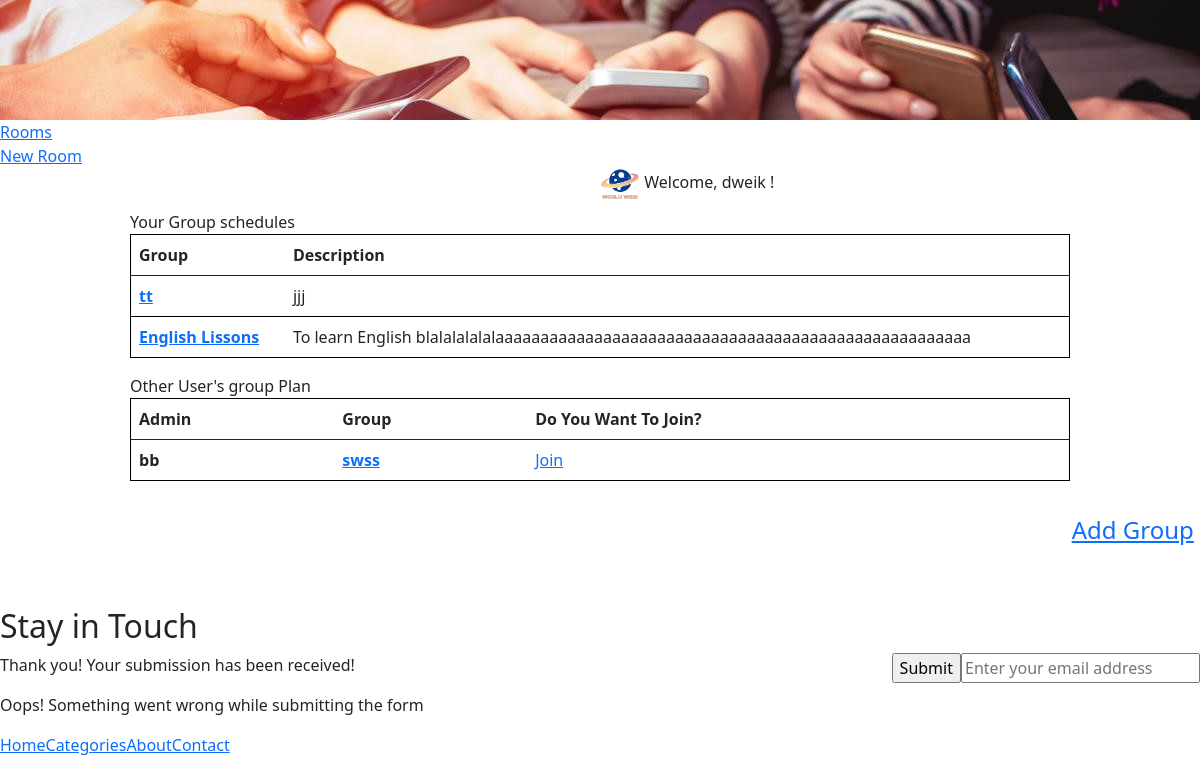
The page /groups (signed in) on the database its author committed.
### app/models.py (models this page shows)
class User(models.Model):
    first_name = models.CharField(max_length=255)
    last_name = models.CharField(max_length=255)
    email = models.CharField(max_length=255)
    password = models.CharField(max_length=255)
    created_at = models.DateTimeField(auto_now_add=True)
    updated_at = models.DateTimeField(auto_now=True)
    objects = BlogManager()

class Group(models.Model):
    planner = models.ForeignKey(User, related_name="groupsPlannedByUser", on_delete = models.CASCADE)
    group_name = models.TextField()
    description = models.TextField()
    users = models.ManyToManyField(User, related_name="groups")
    created_at = models.DateTimeField(auto_now_add=True)
    updated_at = models.DateTimeField(auto_now=True)

### app/views.py (the view)
# urls.py: path('groups', views.groupDashboard),
def groupDashboard(request):
    context = {
        'groups':models.all_groups_for_user(request.session['login_user']),
        'otherGroups':models.other_groups(request.session['login_user']),
    }
    return render(request,"groupDashboard.html", context)

### app/models.py (called while the page is built)
def all_groups_for_user(id):
    this_user = User.objects.get(id=id)
    groups = this_user.groups.all()
    return groups

def other_groups(id):
    this_user = User.objects.get(id=id)
    otherGroups = Group.objects.exclude(users=this_user)
    return otherGroups

### app/templates/groupDashboard.html (shortened to what this page needs)
<!DOCTYPE html>
<html data-wf-domain="escape-free-template.webflow.io" data-wf-page="5e4b1929fccc7f5af9de826b"
    data-wf-site="5e4b1929fccc7f2575de825e" data-wf-status="1">
<head>
    <link
        href="https://assets.website-files.com/5e4b1929fccc7f2575de825e/css/escape-free-template.webflow.3e4705827.css"
        rel="stylesheet" type="text/css" />
    {% load static %}
    <link rel="stylesheet" href="{% static 'css/home.css' %}">
    <link rel="stylesheet" href="{% static 'css/room.css' %}">
    <link href="https://cdn.jsdelivr.net/npm/bootstrap@5.0.0-beta1/dist/css/bootstrap.min.css" rel="stylesheet"
>
</head>
<body>
    <div>
        <div class="hero-section">
        </div>
        <div class="category-section">
            <div class="w-container">
                <div class="w-dyn-list">
                    <div role="list" class="w-clearfix w-dyn-items w-row">
                        <div role="listitem" class="category-wrapper w-dyn-item w-col w-col-2"><a href="/groups"
                                class="category-link">Rooms</a></div>
                        <div role="listitem" class="category-wrapper w-dyn-item w-col w-col-2"><a href="/groups/add"
                                class="category-link">New Room</a></div>
                        <div role="list" class="w-clearfix w-dyn-items w-row">
                            <div class="category-wrapper w-dyn-item w-col w-col-2"
                                style="white-space: nowrap; padding-left: 50%;"><img src="{% static 'logo.png'%}"
                                    alt="logo" width="40px" style="max-width: none;"> Welcome, {{request.session.name}}
                                !</div>
                        </div>
                    </div>
                </div>
            </div>
        </div>
        <div id="posts" class="main-section bottom-padding">
            <div class="dashboard-content">
                Your Group schedules
                <table class="table table-sgrouped">
                    <thead>
                        <tr>
                            <th scope="col">Group</th>
                            <th scope="col">Description</th>
                        </tr>
                    </thead>
                    <tbody>
                        {% for group in groups %}
                        <tr>
                            <th scope="row"><a href="groups/group_name/{{group.id}}">{{group.group_name}}</a></th>
                            <td>{{group.description}}</td>
                        </tr>
                        {% endfor %}
                    </tbody>
                </table>
                Other User's group Plan
                <table class="table table-sgrouped">
                    <thead>
                        <tr>
                            <th scope="col">Admin</th>
                            <th scope="col">Group</th>
                            <th scope="col">Do You Want To Join?</th>
                        </tr>
                    </thead>
                    <tbody>
                        {% for otherGroup in otherGroups %}
                        <tr>
                            <th scope="row">{{otherGroup.planner.first_name}}</th>
                            <th><a href="groups/group_name/{{otherGroup.id}}"> {{otherGroup.group_name}} </a></th>
                            <td><a href="/join/{{otherGroup.id}}">Join</a></td>
                        </tr>
                        {% endfor %}
                    </tbody>
                </table>
            </div>
            <div class="header">
                <span class="header-section-1">
                </span>
                <span class="header-section-2"></span>
                <span class="header-section-3">
                    <a href="/groups/add">Add Group</a>
                </span>
            </div>
        </div>
    </div>
    <div class="main-section dark">
        <div class="w-container">
            <div class="section-heading">
                <h2 class="white">Stay in Touch</h2>
            </div>
            <div class="form-wrapper w-form">
                <form id="email-form" name="email-form" data-name="Email Form" class="w-clearfix"><input type="email"
                        id="email" name="email" data-name="Email" placeholder="Enter your email address" maxlength="256"
                        required="" class="field w-input" /><input type="submit" value="Submit"
                        data-wait="Please wait..." class="submit-button w-button" /></form>
                <div class="success-message w-form-done">
                    <p>Thank you! Your submission has been received!</p>
                </div>
                <div class="w-form-fail">
                    <p>Oops! Something went wrong while submitting the form</p>
                </div>
            </div>
        </div>
        <div class="footer-section">
            <div class="w-container">
                <div class="w-row">
                    <div class="footer-links w-col w-col-8 w-col-small-8"><a href="/" aria-current="page"
                            class="footer-link w--current">Home</a><a href="/categories"
                            class="footer-link">Categories</a><a href="/about" class="footer-link">About</a><a
                            href="/contact" class="footer-link">Contact</a></div>
                </div>
            </div>
        </div>
    </div>
</body>
</html>

### app/static/css/home.css (style rules this page uses)
.hero-section { background-image:url("/static/home.jpg"); background-repeat: no-repeat; background-size: cover; }

### app/static/css/room.css (style rules this page uses)
.header { width: 100%; height: 100px; }
.header-section-1, .header-section-2, .header-section-3 { width: 33.3%; height: 100px; float: left; }
.header-section-3 input, .header-section-3 a { float: right; margin: 5px; }
.dashboard-content { height: 60%; width: 80%; margin: auto; padding: 10px; }
span.header-section-3 a, .show-group_name output { font-size: 1.5em !important; }
table.table.table-sgrouped { border: 1px solid black; }
input { float: right; }
.hero-section { height: 120px !important; background-image: url(/static/home_part.jpg); }

### rows shown on the page
User: session.name "dweik"
Group: group_name "tt", description "jjj"
Group: group_name "English Lissons", description "To learn English blalalalalalaaaaaaaaaaaaaaaaaaaaaaaaaaaaaaaaaaaaaaaaaaaaaaaaaaaaa"
Group: planner.first_name "bb", group_name "swss"
